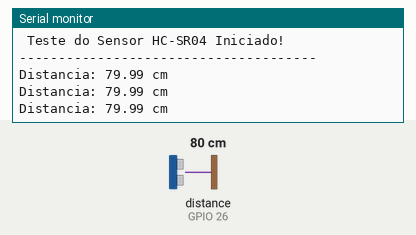
Bench run of a sketch on a simulated ESP32. Parts: the last lines printed to the serial monitor. Wiring (inferred from the names in the program): ultrasonic range finder: trigger GPIO 25; echo GPIO 26. Inputs (shaded band) come from the test bench; at power-on: distance to the obstacle (sensor on GPIO 26) 80 cm. The echo pulse lasts 58.3 µs per cm.

Above: at 1.3 s.
1.4 s: distance to the obstacle (sensor on GPIO 26) set to 2 cm
At 1.9 s:
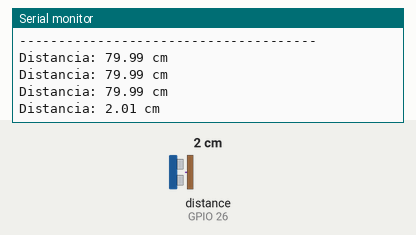
2.9 s: distance to the obstacle (sensor on GPIO 26) set to 4 cm
At 3.4 s:
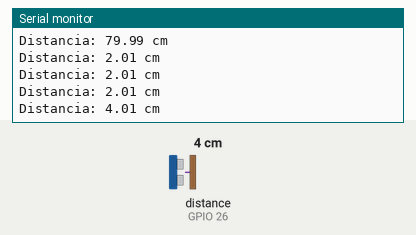
Timing chart, 0 to 5.9 s (numbered marks = the images above; inputs shaded):
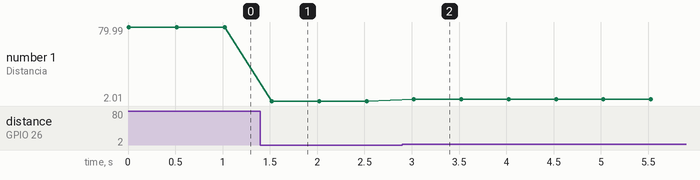

The sketch:

04_sensor_only.ino
```cpp
// ==========================================
// PROJETO: Rover DETI 01 - Teste do Sensor Ultrassónico
// ==========================================

const int TRIG_PIN = 25; // Pino de disparo (Trigger) -> Saída da ESP32
const int ECHO_PIN = 26; // Pino de retorno (Echo) -> Entrada da ESP32 (Com Divisor de Tensão!)

void setup() {
  Serial.begin(115200);

  pinMode(TRIG_PIN, OUTPUT);
  pinMode(ECHO_PIN, INPUT);

  // Garante que o pino Trig começa em estado baixo
  digitalWrite(TRIG_PIN, LOW);

  Serial.println("\n--------------------------------------");
  Serial.println(" Teste do Sensor HC-SR04 Iniciado!   ");
  Serial.println("--------------------------------------");
}

void loop() {
  // 1. Envia um pulso de trigger de 10 microsegundos
  digitalWrite(TRIG_PIN, LOW);
  delayMicroseconds(2);
  digitalWrite(TRIG_PIN, HIGH);
  delayMicroseconds(10);
  digitalWrite(TRIG_PIN, LOW);

  // 2. Mede a duração do pulso de retorno (Echo) em microsegundos
  long duracao = pulseIn(ECHO_PIN, HIGH);

  // 3. Calcula a distância em centímetros
  // Velocidade do som na atmosfera: ~343 m/s (0.0343 cm/us)
  // Fórmula: Distância = (Tempo * 0.0343) / 2 (dividido por 2 porque o som vai e volta)
  float distancia = (duracao * 0.0343) / 2.0;

  // 4. Imprime no Serial Monitor
  Serial.print("Distancia: ");
  if (distancia >= 400 || distancia <= 2) {
    Serial.println("Fora de alcance (mecanicamente instavel)");
  } else {
    Serial.print(distancia);
    Serial.println(" cm");
  }

  delay(500); // Medição a cada meio segundo para facilitar a leitura
}
```

Measured:
- after the input at 1.4 s, the serial monitor: prints a new line after 0.12 s (image 1)
- after the input at 2.9 s, the serial monitor: prints a new line after 0.12 s (image 2)
- plotted number 1: 79.99 → 2.01 after the input at 1.4 s, 2.01 → 4.01 after the input at 2.9 s
